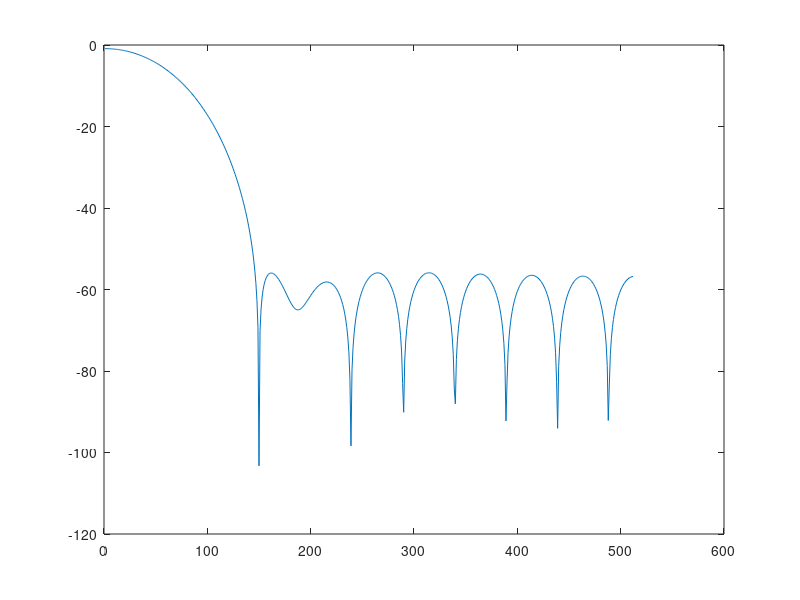
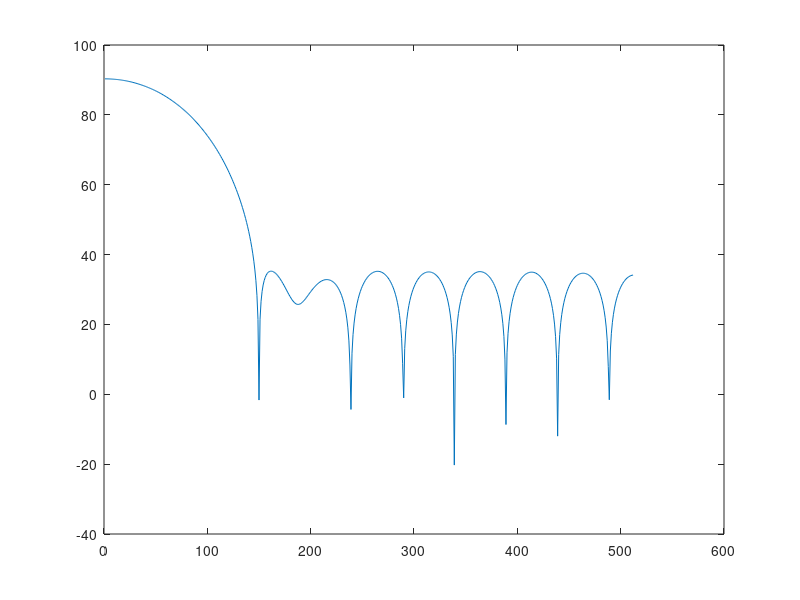

Recreate these plots in MATLAB, in order.
clear all;
close all;
clc;

%Parameters
nb_taps=20;
nb_quant=2^14;
cut_off=0.125;

%VHDL parameters
filename='fir_with_opt_accu.vhd';
data_in_bus_size=12;
data_out_bus_size=12;
taps_size=log2(nb_quant);

%calculate Filter
f = [0 cut_off cut_off 1];
mhi = [1 1 0 0];
taps_ideal = fir2(nb_taps,f,mhi);

%ideal
h_ideal=freqz(taps_ideal,1,512);
h_ideal_dB=20*log10(abs(h_ideal));

%Quantified
compensate=64139.000000 / 32768.000000 ; %Here apply value from quant_taps_correct when compensate at 1
taps_quant= round( [ (nb_quant/2-1) / max(taps_ideal) * taps_ideal/compensate] );
h_quant=freqz(taps_quant,1,512);
h_quant_dB=20*log10(abs(h_quant));

%Identify the gain
quant_gain_lin=10^(max(h_quant_dB)/20);
quant_gain_log2=log2(quant_gain_lin);
quant_gain_lin_floor=2^floor(quant_gain_log2);
quant_taps_correct=quant_gain_lin/quant_gain_lin_floor;

%Display
figure(1);
plot(h_ideal_dB);
figure(2);
plot(h_quant_dB);

%Generate taps
##fid = fopen('taps.txt','w');
##for k=1:length(taps_quant)
##  fprintf(fid,'taps(%d) <= to_signed(%d,%d);\n',k-1,taps_quant(k),log2(nb_quant));
##end
##
##fclose(fid);

%----------------------------------------------------------
% Generate VHDL
%----------------------------------------------------------
fid=fopen(filename,'w');

fprintf(fid,'library IEEE;                                                                                            \n');
fprintf(fid,'use IEEE.std_logic_1164.all;                                                                             \n');
fprintf(fid,'use IEEE.numeric_std.all;                                                                                \n');
fprintf(fid,'use     ieee.math_real.all;                                                                              \n');
fprintf(fid,'                                                                                                         \n');
fprintf(fid,'entity fir_with_opt_accu is                                                                                            \n');
fprintf(fid,' port (                                                                                                  \n');
fprintf(fid,'            clk             : in std_logic;                                                              \n');
fprintf(fid,'                                                                                                         \n');
fprintf(fid,'            data_in         : in std_logic_vector(%d downto 0);                                          \n',data_in_bus_size-1);
fprintf(fid,'            data_in_en      : in std_logic;                                                              \n');
fprintf(fid,'                                                                                                         \n');
fprintf(fid,'			data_out		: out std_logic_vector(%d downto 0);                                          \n',data_out_bus_size-1);
fprintf(fid,'			data_out_en		: out std_logic                                                               \n');
fprintf(fid,'                                                                                                         \n');
fprintf(fid,' );                                                                                                      \n');
fprintf(fid,'end entity fir_with_opt_accu;                                                                                          \n');
fprintf(fid,'                                                                                                         \n');
fprintf(fid,'architecture rtl of fir_with_opt_accu is                                                                               \n');
fprintf(fid,'                                                                                                         \n');
fprintf(fid,'                                                                                                         \n');
fprintf(fid,'                                                                                                         \n');
fprintf(fid,'constant nb_taps                        : integer:=%d;                                                   \n',length(taps_quant));
fprintf(fid,'type taps_type                          is array (0 to nb_taps-1) of signed(%d downto 0);                \n',taps_size-1);
fprintf(fid,'signal taps                             : taps_type;                                                     \n');
fprintf(fid,'type fir_reg_type                       is array (0 to nb_taps-1) of signed(%d downto 0);                \n',data_in_bus_size-1);
fprintf(fid,'signal fir_reg                          : fir_reg_type:=(others=>(others=>''0''));                        \n');

for k=1:length(taps_quant)
  fprintf(fid,'signal fir_reg_d%d                          : fir_reg_type:=(others=>(others=>''0''));                        \n',k);
end

fprintf(fid,'type taps_x_fir_reg_type                is array (0 to nb_taps-1) of signed(%d downto 0);                \n',data_in_bus_size+taps_size-1);
fprintf(fid,'signal taps_x_fir_reg                   : taps_x_fir_reg_type;                                           \n');
fprintf(fid,'                                                                                                         \n');
fprintf(fid,'                                                                                                         \n');
fprintf(fid,'                                                                                                         \n');
fprintf(fid,'type taps_x_fir_reg_accu_type           is array (0 to nb_taps) of signed(63 downto 0);                  \n');
fprintf(fid,'signal taps_x_fir_reg_accu              : taps_x_fir_reg_accu_type:=(others=>(others=>''0'')); \n');
fprintf(fid,'signal taps_x_fir_reg_accu_en           : std_logic_vector(nb_taps-1 downto 0);                          \n');  
fprintf(fid,'                                                                                                         \n');
fprintf(fid,'                                                                                                         \n');
fprintf(fid,'                                                                                                         \n');
fprintf(fid,'signal data_in_en_r1               : std_logic;                                                          \n');
fprintf(fid,'signal data_in_en_r2               : std_logic;                                                          \n');
fprintf(fid,'signal data_in_en_r3               : std_logic;                                                          \n');
fprintf(fid,'signal data_out_prepare            : std_logic_vector(%d downto 0);                                      \n',data_out_bus_size-1);
fprintf(fid,'signal data_out_prepare_en         : std_logic;                                                          \n');
fprintf(fid,'                                                                                                         \n');
fprintf(fid,'begin                                                                                                    \n');
fprintf(fid,'                                                                                                         \n');
fprintf(fid,'                                                                                                         \n');
fprintf(fid,'                                                                                                         \n');
fprintf(fid,'    ------------------------------------------                                                           \n');
fprintf(fid,'    -- Fir implementation                                                                                \n');
fprintf(fid,'    ------------------------------------------                                                           \n');
fprintf(fid,'    process(clk)                                                                                         \n');
fprintf(fid,'    variable v_round : signed(1 downto 0);                                                               \n');
fprintf(fid,'    begin                                                                                                \n');
fprintf(fid,'                                                                                                         \n');
fprintf(fid,'        if rising_edge(clk) then                                                                         \n');
fprintf(fid,'                                                                                                         \n');
fprintf(fid,'            --shift registers                                                                            \n');
fprintf(fid,'            if data_in_en=''1'' then                                                                     \n');
fprintf(fid,'                fir_reg(0) <= signed(data_in);                                                           \n');
fprintf(fid,'                for I in 1 to nb_taps-1 loop                                                             \n');
fprintf(fid,'                       fir_reg(I) <= fir_reg(I-1);                                                       \n');
fprintf(fid,'                    end loop;                                                                            \n');
fprintf(fid,'            end if;                                                                                      \n');
fprintf(fid,'            data_in_en_r1 <= data_in_en;                                                                 \n');
fprintf(fid,'            data_in_en_r2 <= data_in_en_r1;                                                                 \n');
fprintf(fid,'                                                                                                         \n');
fprintf(fid,'            --multiply                                                                                   \n');
fprintf(fid,'            --First tap                                                                                  \n');
fprintf(fid,'            taps_x_fir_reg_accu(0) <= resize(fir_reg(0) *  taps(0),64);                                  \n');
fprintf(fid,'            fir_reg_d1 <= fir_reg;                                                                       \n');
fprintf(fid,'            taps_x_fir_reg_accu_en(0)<= data_in_en_r2;                                                   \n');                          

fprintf(fid,'                                                                                                         \n');

for k=2:length(taps_quant)
  fprintf(fid,'            fir_reg_d%d <= fir_reg_d%d;                                                                 \n',k,k-1);
  fprintf(fid,'            taps_x_fir_reg(%d)           <= fir_reg_d%d(%d) *  taps(%d);                                                 \n',k-1,k-1,k-1,k-1);
  fprintf(fid,'            taps_x_fir_reg_accu(%d)      <= taps_x_fir_reg(%d) + taps_x_fir_reg_accu(%d);                                    \n',k-1,k-1,k-2);
  fprintf(fid,'            taps_x_fir_reg_accu_en(%d)   <= taps_x_fir_reg_accu_en(%d);                                  \n',k-1,k-2);
  fprintf(fid,'                                                                                                         \n');
end

fprintf(fid,'                                                                                                         \n');
fprintf(fid,'            v_round := ''0'' & taps_x_fir_reg_accu(%d)(%d);                                                     \n',k-1,quant_gain_log2-1);
fprintf(fid,'            data_out_prepare <= std_logic_vector(taps_x_fir_reg_accu(%d)(%d downto %d) + v_round);                                                                         \n',k-1,quant_gain_log2+data_out_bus_size-1,quant_gain_log2);
fprintf(fid,'            data_out_prepare_en <= taps_x_fir_reg_accu_en(%d);--;                                                    \n\n',k-1);
fprintf(fid,'                                                                                                         \n');
fprintf(fid,'       end if;                                                                                           \n');
fprintf(fid,'                                                                                                         \n');
fprintf(fid,'    end process;                                                                                         \n');
fprintf(fid,'                                                                                                         \n');
fprintf(fid,'                                                                                                         \n');
fprintf(fid,'                                                                                                         \n');
fprintf(fid,' data_out     <= data_out_prepare;                                                                       \n');
fprintf(fid,' data_out_en  <= data_out_prepare_en;                                                                    \n');
fprintf(fid,'                                                                                                         \n');
fprintf(fid,'                                                                                                         \n');
fprintf(fid,'                                                                                                         \n');

%Prints taps to the file
for k=1:length(taps_quant)
  fprintf(fid,' taps(%d) <= to_signed(%d,%d);\n',k-1,taps_quant(k),log2(nb_quant));
end;

%End RTL
fprintf(fid,'                                                                                                         \n');
fprintf(fid,'                                                                                                         \n');
fprintf(fid,'                                                                                                         \n');
fprintf(fid,' end rtl;                                                                                                \n');

fclose(fid);

fprintf('!!!!!!! Check that everything is ok with gain !!!!!!!!!!!!!\n');
fprintf('%f / %f\n', quant_gain_lin,quant_gain_lin_floor);
fprintf('\n');

if mod(length(taps_ideal),2)==1
  fprintf('!!!!!!! Error, the number of taps is odd !!!!!!!!!!!!!\n');
end